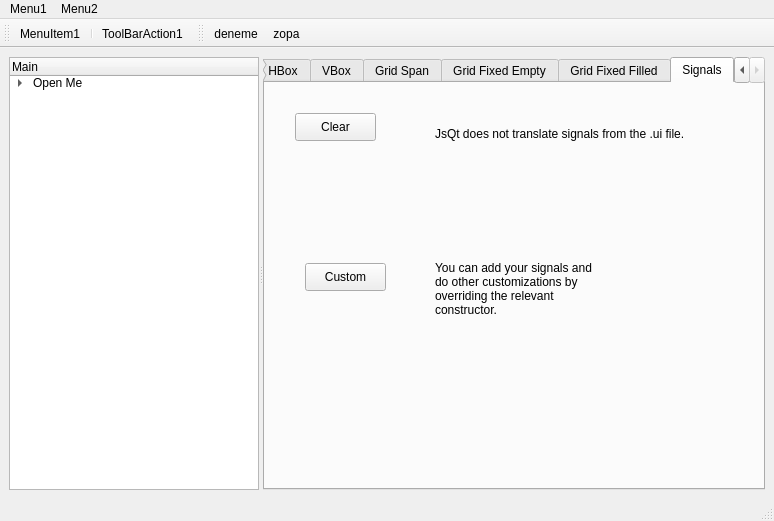
<?xml version="1.0" encoding="UTF-8"?>
<ui version="4.0">
 <class>MainWindow</class>
 <widget class="QMainWindow" name="MainWindow">
  <property name="geometry">
   <rect>
    <x>0</x>
    <y>0</y>
    <width>774</width>
    <height>521</height>
   </rect>
  </property>
  <property name="windowTitle">
   <string>MainWindow</string>
  </property>
  <widget class="QWidget" name="centralwidget">
   <layout class="QVBoxLayout" name="verticalLayout">
    <item>
     <widget class="QSplitter" name="splitter">
      <property name="orientation">
       <enum>Qt::Horizontal</enum>
      </property>
      <widget class="QTreeWidget" name="treeWidget">
       <property name="maximumSize">
        <size>
         <width>250</width>
         <height>16777215</height>
        </size>
       </property>
       <attribute name="headerVisible">
        <bool>true</bool>
       </attribute>
       <column>
        <property name="text">
         <string>Main</string>
        </property>
       </column>
       <item>
        <property name="text">
         <string>Open Me</string>
        </property>
        <item>
         <property name="text">
          <string>A new Sub</string>
         </property>
        </item>
        <item>
         <property name="text">
          <string>Inside</string>
         </property>
        </item>
        <item>
         <property name="text">
          <string>Hey</string>
         </property>
         <item>
          <property name="text">
           <string>Nested</string>
          </property>
         </item>
         <item>
          <property name="text">
           <string>So much</string>
          </property>
         </item>
        </item>
        <item>
         <property name="text">
          <string>Second Level</string>
         </property>
        </item>
       </item>
      </widget>
      <widget class="QTabWidget" name="tabWidget">
       <property name="toolTip">
        <string>a simple tooltip for tab 2</string>
       </property>
       <property name="currentIndex">
        <number>6</number>
       </property>
       <widget class="QWidget" name="tab">
        <attribute name="title">
         <string>Canvas</string>
        </attribute>
        <widget class="QPushButton" name="pushButton_2">
         <property name="geometry">
          <rect>
           <x>60</x>
           <y>110</y>
           <width>81</width>
           <height>28</height>
          </rect>
         </property>
         <property name="text">
          <string notr="true" comment="x" extracomment="y">nothing</string>
         </property>
        </widget>
        <widget class="QLabel" name="label_2">
         <property name="geometry">
          <rect>
           <x>230</x>
           <y>80</y>
           <width>131</width>
           <height>31</height>
          </rect>
         </property>
         <property name="text">
          <string>hello</string>
         </property>
        </widget>
        <widget class="QTableWidget" name="tableWidget">
         <property name="geometry">
          <rect>
           <x>20</x>
           <y>210</y>
           <width>256</width>
           <height>192</height>
          </rect>
         </property>
        </widget>
        <widget class="QListWidget" name="listWidget">
         <property name="geometry">
          <rect>
           <x>310</x>
           <y>220</y>
           <width>256</width>
           <height>192</height>
          </rect>
         </property>
        </widget>
       </widget>
       <widget class="QWidget" name="tab_2">
        <attribute name="title">
         <string>HBox</string>
        </attribute>
        <layout class="QHBoxLayout" name="horizontalLayout">
         <item>
          <widget class="QGroupBox" name="groupBox_2">
           <property name="sizePolicy">
            <sizepolicy hsizetype="Preferred" vsizetype="Preferred">
             <horstretch>1</horstretch>
             <verstretch>0</verstretch>
            </sizepolicy>
           </property>
           <property name="title">
            <string>GroupBox</string>
           </property>
           <layout class="QVBoxLayout" name="verticalLayout_6" stretch="1,2,3,4">
            <property name="spacing">
             <number>5</number>
            </property>
            <property name="leftMargin">
             <number>6</number>
            </property>
            <property name="topMargin">
             <number>7</number>
            </property>
            <property name="rightMargin">
             <number>8</number>
            </property>
            <property name="bottomMargin">
             <number>9</number>
            </property>
            <item>
             <widget class="QRadioButton" name="radioButton">
              <property name="text">
               <string>RadioButton</string>
              </property>
             </widget>
            </item>
            <item>
             <widget class="QRadioButton" name="radioButton_2">
              <property name="text">
               <string>RadioButton</string>
              </property>
             </widget>
            </item>
            <item>
             <widget class="QRadioButton" name="radioButton_3">
              <property name="text">
               <string>RadioButton</string>
              </property>
             </widget>
            </item>
            <item>
             <widget class="QRadioButton" name="radioButton_4">
              <property name="text">
               <string>RadioButton</string>
              </property>
             </widget>
            </item>
           </layout>
          </widget>
         </item>
         <item>
          <widget class="QGroupBox" name="groupBox">
           <property name="sizePolicy">
            <sizepolicy hsizetype="Preferred" vsizetype="Preferred">
             <horstretch>1</horstretch>
             <verstretch>0</verstretch>
            </sizepolicy>
           </property>
           <property name="maximumSize">
            <size>
             <width>16777215</width>
             <height>150</height>
            </size>
           </property>
           <property name="title">
            <string>GroupBox</string>
           </property>
           <layout class="QVBoxLayout" name="verticalLayout_7">
            <item>
             <widget class="QCheckBox" name="checkBox">
              <property name="text">
               <string>CheckBox</string>
              </property>
             </widget>
            </item>
            <item>
             <widget class="QCheckBox" name="checkBox_2">
              <property name="text">
               <string>CheckBox</string>
              </property>
             </widget>
            </item>
            <item>
             <widget class="QCheckBox" name="checkBox_3">
              <property name="text">
               <string>CheckBox</string>
              </property>
             </widget>
            </item>
            <item>
             <widget class="QCheckBox" name="checkBox_4">
              <property name="text">
               <string>CheckBox</string>
              </property>
             </widget>
            </item>
           </layout>
          </widget>
         </item>
         <item>
          <widget class="QScrollArea" name="scrollArea">
           <property name="sizePolicy">
            <sizepolicy hsizetype="Expanding" vsizetype="Expanding">
             <horstretch>2</horstretch>
             <verstretch>0</verstretch>
            </sizepolicy>
           </property>
           <property name="maximumSize">
            <size>
             <width>16777215</width>
             <height>200</height>
            </size>
           </property>
           <property name="widgetResizable">
            <bool>true</bool>
           </property>
           <widget class="QWidget" name="scrollAreaWidgetContents">
            <property name="geometry">
             <rect>
              <x>0</x>
              <y>0</y>
              <width>88</width>
              <height>508</height>
             </rect>
            </property>
            <layout class="QVBoxLayout" name="verticalLayout_2">
             <item>
              <widget class="QGroupBox" name="groupBox_3">
               <property name="minimumSize">
                <size>
                 <width>0</width>
                 <height>500</height>
                </size>
               </property>
               <property name="title">
                <string>GroupBox</string>
               </property>
               <layout class="QVBoxLayout" name="verticalLayout_8">
                <item>
                 <widget class="QLabel" name="label_3">
                  <property name="text">
                   <string>TextLabel</string>
                  </property>
                 </widget>
                </item>
                <item>
                 <widget class="QLabel" name="label_4">
                  <property name="text">
                   <string>TextLabel</string>
                  </property>
                 </widget>
                </item>
                <item>
                 <spacer name="verticalSpacer_2">
                  <property name="orientation">
                   <enum>Qt::Vertical</enum>
                  </property>
                  <property name="sizeHint" stdset="0">
                   <size>
                    <width>20</width>
                    <height>411</height>
                   </size>
                  </property>
                 </spacer>
                </item>
               </layout>
              </widget>
             </item>
            </layout>
           </widget>
          </widget>
         </item>
        </layout>
       </widget>
       <widget class="QWidget" name="tab_3">
        <attribute name="title">
         <string>VBox</string>
        </attribute>
        <layout class="QVBoxLayout" name="verticalLayout_4">
         <item>
          <layout class="QHBoxLayout" name="horizontalLayout_2">
           <item>
            <widget class="QGroupBox" name="groupBox_centered">
             <property name="sizePolicy">
              <sizepolicy hsizetype="Preferred" vsizetype="Preferred">
               <horstretch>1</horstretch>
               <verstretch>1</verstretch>
              </sizepolicy>
             </property>
             <property name="maximumSize">
              <size>
               <width>16777215</width>
               <height>16777215</height>
              </size>
             </property>
             <property name="title">
              <string>GroupBox</string>
             </property>
             <layout class="QHBoxLayout" name="horizontalLayout_3">
              <item>
               <widget class="QComboBox" name="comboBox">
                <item>
                 <property name="text">
                  <string>asd</string>
                 </property>
                </item>
               </widget>
              </item>
             </layout>
            </widget>
           </item>
          </layout>
         </item>
         <item>
          <widget class="QScrollArea" name="scrollArea_2">
           <property name="sizePolicy">
            <sizepolicy hsizetype="Expanding" vsizetype="Expanding">
             <horstretch>2</horstretch>
             <verstretch>3</verstretch>
            </sizepolicy>
           </property>
           <property name="maximumSize">
            <size>
             <width>500</width>
             <height>200</height>
            </size>
           </property>
           <property name="widgetResizable">
            <bool>true</bool>
           </property>
           <widget class="QWidget" name="scrollAreaWidgetContents_2">
            <property name="geometry">
             <rect>
              <x>0</x>
              <y>0</y>
              <width>88</width>
              <height>508</height>
             </rect>
            </property>
            <layout class="QVBoxLayout" name="verticalLayout_3">
             <item>
              <widget class="QGroupBox" name="groupBox_6">
               <property name="minimumSize">
                <size>
                 <width>0</width>
                 <height>500</height>
                </size>
               </property>
               <property name="title">
                <string>GroupBox</string>
               </property>
              </widget>
             </item>
            </layout>
           </widget>
          </widget>
         </item>
         <item>
          <layout class="QHBoxLayout" name="horizontalLayout_4">
           <item>
            <spacer name="horizontalSpacer">
             <property name="orientation">
              <enum>Qt::Horizontal</enum>
             </property>
             <property name="sizeHint" stdset="0">
              <size>
               <width>40</width>
               <height>20</height>
              </size>
             </property>
            </spacer>
           </item>
           <item>
            <widget class="QGroupBox" name="groupBox_4">
             <property name="sizePolicy">
              <sizepolicy hsizetype="Preferred" vsizetype="Preferred">
               <horstretch>1</horstretch>
               <verstretch>1</verstretch>
              </sizepolicy>
             </property>
             <property name="maximumSize">
              <size>
               <width>300</width>
               <height>150</height>
              </size>
             </property>
             <property name="title">
              <string>GroupBox</string>
             </property>
             <layout class="QGridLayout" name="gridLayout_3">
              <item row="0" column="0">
               <widget class="QDateEdit" name="dateEdit"/>
              </item>
              <item row="0" column="1" rowspan="4">
               <widget class="QTextEdit" name="textEdit"/>
              </item>
              <item row="2" column="0">
               <widget class="QLineEdit" name="lineEdit"/>
              </item>
              <item row="1" column="0">
               <widget class="QSpinBox" name="spinBox"/>
              </item>
             </layout>
            </widget>
           </item>
           <item>
            <spacer name="horizontalSpacer_2">
             <property name="orientation">
              <enum>Qt::Horizontal</enum>
             </property>
             <property name="sizeHint" stdset="0">
              <size>
               <width>40</width>
               <height>20</height>
              </size>
             </property>
            </spacer>
           </item>
          </layout>
         </item>
        </layout>
       </widget>
       <widget class="QWidget" name="tab_4">
        <attribute name="title">
         <string>Grid Span</string>
        </attribute>
        <layout class="QGridLayout" name="gridLayout">
         <item row="1" column="0" rowspan="2">
          <widget class="QGroupBox" name="groupBox_7">
           <property name="title">
            <string>GroupBox</string>
           </property>
          </widget>
         </item>
         <item row="1" column="1">
          <widget class="QGroupBox" name="groupBox_8">
           <property name="title">
            <string>GroupBox</string>
           </property>
          </widget>
         </item>
         <item row="2" column="1">
          <widget class="QGroupBox" name="groupBox_10">
           <property name="title">
            <string>GroupBox</string>
           </property>
          </widget>
         </item>
         <item row="3" column="0" colspan="2">
          <widget class="QGroupBox" name="groupBox_11">
           <property name="title">
            <string>GroupBox</string>
           </property>
          </widget>
         </item>
         <item row="0" column="0" colspan="2">
          <widget class="QGroupBox" name="groupBox_15">
           <property name="title">
            <string>GroupBox</string>
           </property>
          </widget>
         </item>
         <item row="0" column="2" rowspan="4">
          <widget class="QGroupBox" name="groupBox_16">
           <property name="title">
            <string>GroupBox</string>
           </property>
          </widget>
         </item>
        </layout>
       </widget>
       <widget class="QWidget" name="tab_grid_fixed">
        <attribute name="title">
         <string>Grid Fixed Empty</string>
        </attribute>
        <layout class="QGridLayout" name="gridLayout_2">
         <item row="0" column="0">
          <widget class="QGroupBox" name="groupBox_tl">
           <property name="sizePolicy">
            <sizepolicy hsizetype="Fixed" vsizetype="Fixed">
             <horstretch>0</horstretch>
             <verstretch>0</verstretch>
            </sizepolicy>
           </property>
           <property name="minimumSize">
            <size>
             <width>100</width>
             <height>100</height>
            </size>
           </property>
           <property name="title">
            <string>GroupBox</string>
           </property>
           <layout class="QVBoxLayout" name="verticalLayout_5"/>
          </widget>
         </item>
         <item row="0" column="1">
          <widget class="QGroupBox" name="groupBox_tr">
           <property name="title">
            <string>GroupBox</string>
           </property>
          </widget>
         </item>
         <item row="1" column="1">
          <widget class="QGroupBox" name="groupBox_br">
           <property name="title">
            <string>GroupBox</string>
           </property>
          </widget>
         </item>
         <item row="1" column="0">
          <widget class="QGroupBox" name="groupBox_bl">
           <property name="title">
            <string>GroupBox</string>
           </property>
          </widget>
         </item>
        </layout>
       </widget>
       <widget class="QWidget" name="tab_grid_fixed_filled">
        <attribute name="title">
         <string>Grid Fixed Filled</string>
        </attribute>
        <layout class="QGridLayout" name="gridLayout_4">
         <item row="0" column="0">
          <widget class="QGroupBox" name="groupBox_tl_2">
           <property name="sizePolicy">
            <sizepolicy hsizetype="Fixed" vsizetype="Fixed">
             <horstretch>0</horstretch>
             <verstretch>0</verstretch>
            </sizepolicy>
           </property>
           <property name="minimumSize">
            <size>
             <width>100</width>
             <height>100</height>
            </size>
           </property>
           <property name="title">
            <string>GroupBox</string>
           </property>
           <layout class="QVBoxLayout" name="verticalLayout_9">
            <item>
             <widget class="QTextEdit" name="textEdit_3"/>
            </item>
           </layout>
          </widget>
         </item>
         <item row="0" column="1">
          <widget class="QGroupBox" name="groupBox_tr_2">
           <property name="title">
            <string>GroupBox</string>
           </property>
          </widget>
         </item>
         <item row="1" column="0">
          <widget class="QGroupBox" name="groupBox_bl_2">
           <property name="title">
            <string>GroupBox</string>
           </property>
          </widget>
         </item>
         <item row="1" column="1">
          <widget class="QGroupBox" name="groupBox_br_2">
           <property name="title">
            <string>GroupBox</string>
           </property>
          </widget>
         </item>
        </layout>
       </widget>
       <widget class="QWidget" name="tab_6">
        <attribute name="title">
         <string>Signals</string>
        </attribute>
        <widget class="QPushButton" name="pushButton">
         <property name="geometry">
          <rect>
           <x>30</x>
           <y>30</y>
           <width>81</width>
           <height>28</height>
          </rect>
         </property>
         <property name="text">
          <string>Clear</string>
         </property>
        </widget>
        <widget class="QLabel" name="label">
         <property name="geometry">
          <rect>
           <x>170</x>
           <y>40</y>
           <width>321</width>
           <height>21</height>
          </rect>
         </property>
         <property name="text">
          <string>JsQt does not translate signals from the .ui file.</string>
         </property>
        </widget>
        <widget class="QPushButton" name="btn_custom">
         <property name="geometry">
          <rect>
           <x>40</x>
           <y>180</y>
           <width>81</width>
           <height>28</height>
          </rect>
         </property>
         <property name="text">
          <string>Custom</string>
         </property>
        </widget>
        <widget class="QLabel" name="lbl_custom">
         <property name="geometry">
          <rect>
           <x>170</x>
           <y>150</y>
           <width>161</width>
           <height>111</height>
          </rect>
         </property>
         <property name="text">
          <string>You can add your signals and do other customizations by overriding the relevant constructor.</string>
         </property>
         <property name="wordWrap">
          <bool>true</bool>
         </property>
        </widget>
       </widget>
      </widget>
     </widget>
    </item>
   </layout>
  </widget>
  <widget class="QMenuBar" name="menubar">
   <property name="geometry">
    <rect>
     <x>0</x>
     <y>0</y>
     <width>774</width>
     <height>20</height>
    </rect>
   </property>
   <widget class="QMenu" name="menuMenu1">
    <property name="title">
     <string>Menu1</string>
    </property>
    <widget class="QMenu" name="menuMenuItem2">
     <property name="title">
      <string>MenuItem2</string>
     </property>
     <addaction name="actionSubMenuItem1"/>
     <addaction name="actionSubMenuItem2"/>
     <addaction name="separator"/>
     <addaction name="actionSubMenuItem3"/>
    </widget>
    <addaction name="actionMenuItem1"/>
    <addaction name="separator"/>
    <addaction name="menuMenuItem2"/>
   </widget>
   <widget class="QMenu" name="menuMenu2">
    <property name="title">
     <string>Menu2</string>
    </property>
    <addaction name="actionFineMenuItem"/>
    <addaction name="separator"/>
    <addaction name="FinestMenuItem"/>
   </widget>
   <addaction name="menuMenu1"/>
   <addaction name="menuMenu2"/>
  </widget>
  <widget class="QStatusBar" name="statusbar"/>
  <widget class="QToolBar" name="toolBar">
   <property name="windowTitle">
    <string>toolBar</string>
   </property>
   <attribute name="toolBarArea">
    <enum>TopToolBarArea</enum>
   </attribute>
   <attribute name="toolBarBreak">
    <bool>false</bool>
   </attribute>
   <addaction name="actionMenuItem1"/>
   <addaction name="separator"/>
   <addaction name="actionToolBarAction1"/>
  </widget>
  <widget class="QToolBar" name="toolBar_2">
   <property name="windowTitle">
    <string>toolBar_2</string>
   </property>
   <attribute name="toolBarArea">
    <enum>TopToolBarArea</enum>
   </attribute>
   <attribute name="toolBarBreak">
    <bool>false</bool>
   </attribute>
   <addaction name="actionDeneme"/>
   <addaction name="actionZopa"/>
  </widget>
  <action name="actionMenuItem1">
   <property name="text">
    <string>MenuItem1</string>
   </property>
  </action>
  <action name="actionSubMenuItem1">
   <property name="text">
    <string>SubMenuItem1</string>
   </property>
  </action>
  <action name="actionSubMenuItem2">
   <property name="text">
    <string>SubMenuItem2</string>
   </property>
  </action>
  <action name="actionSubMenuItem3">
   <property name="text">
    <string>SubMenuItem3</string>
   </property>
  </action>
  <action name="actionFineMenuItem">
   <property name="text">
    <string>FineMenuItem</string>
   </property>
  </action>
  <action name="FinestMenuItem">
   <property name="text">
    <string>FinestMenuItem</string>
   </property>
  </action>
  <action name="actionToolBarAction1">
   <property name="text">
    <string>ToolBarAction1</string>
   </property>
   <property name="toolTip">
    <string>This is a toolbar action, the first one.</string>
   </property>
  </action>
  <action name="actionDeneme">
   <property name="text">
    <string>deneme</string>
   </property>
  </action>
  <action name="actionZopa">
   <property name="text">
    <string>zopa</string>
   </property>
  </action>
 </widget>
 <tabstops>
  <tabstop>treeWidget</tabstop>
  <tabstop>tabWidget</tabstop>
  <tabstop>scrollArea_2</tabstop>
  <tabstop>scrollArea</tabstop>
  <tabstop>pushButton</tabstop>
 </tabstops>
 <resources/>
 <connections>
  <connection>
   <sender>pushButton</sender>
   <signal>clicked()</signal>
   <receiver>label</receiver>
   <slot>clear()</slot>
   <hints>
    <hint type="sourcelabel">
     <x>376</x>
     <y>153</y>
    </hint>
    <hint type="destinationlabel">
     <x>521</x>
     <y>153</y>
    </hint>
   </hints>
  </connection>
  <connection>
   <sender>tabWidget</sender>
   <signal>selected(QString)</signal>
   <receiver>label</receiver>
   <slot>setText(QString)</slot>
   <hints>
    <hint type="sourcelabel">
     <x>418</x>
     <y>85</y>
    </hint>
    <hint type="destinationlabel">
     <x>597</x>
     <y>156</y>
    </hint>
   </hints>
  </connection>
 </connections>
</ui>
